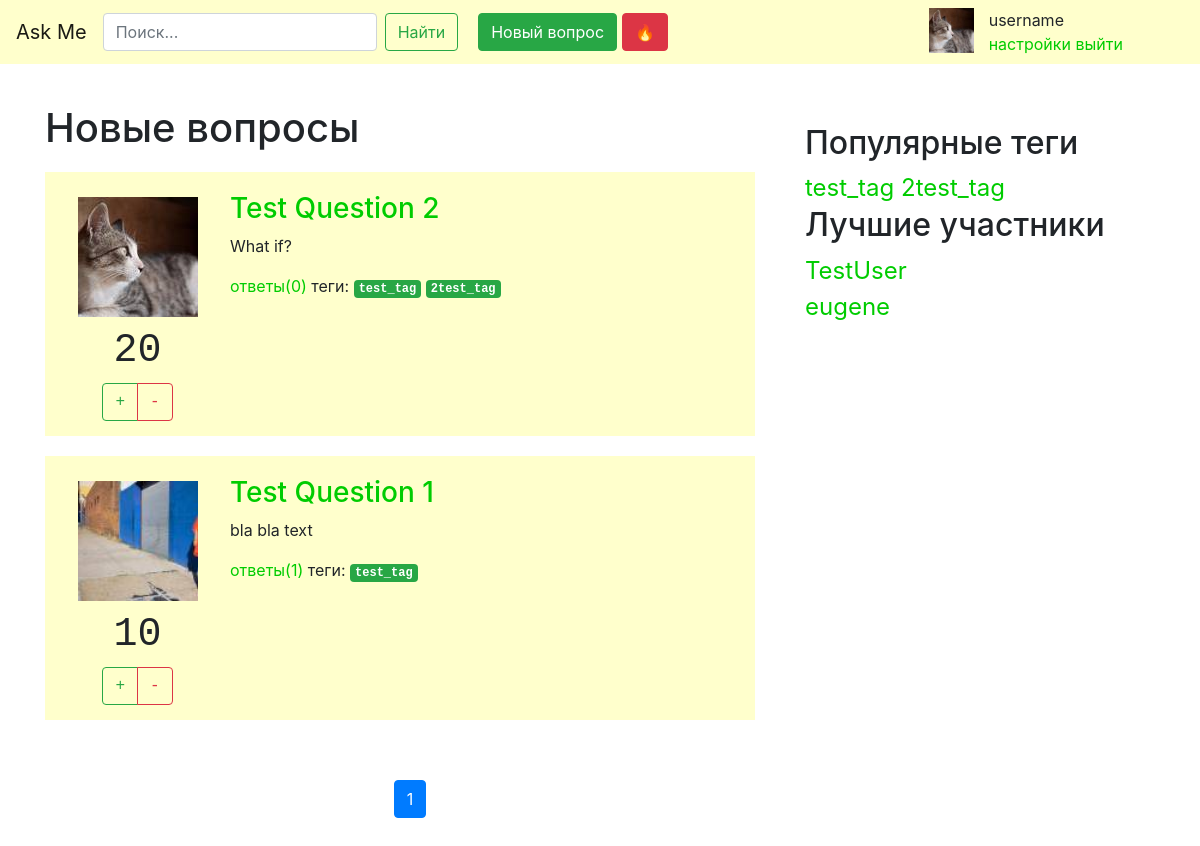
Before: /?page=2 with the older database file.
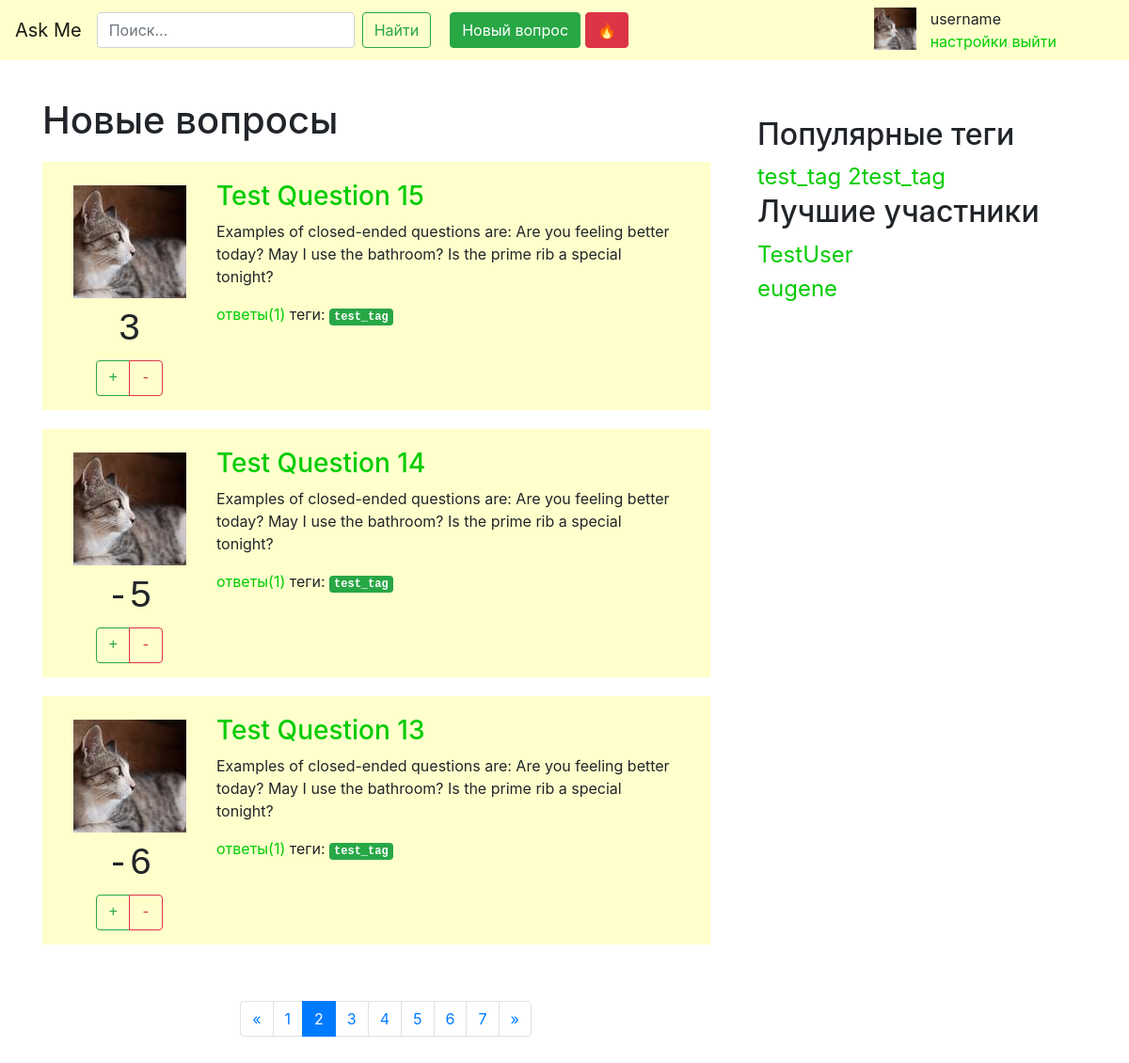
After: the same page with the newer database file.
### questions/models.py (models this page shows, shortened)
class Question(models.Model):
	author = models.ForeignKey(User, on_delete=models.CASCADE)
	title = models.CharField(max_length=120)
	text = models.TextField(max_length=500)
	rating = models.IntegerField(default=0)
	date = models.DateTimeField()
	tags = models.ManyToManyField(Tag)
	objects = QuestionManager()

class Profile(models.Model):
	nickname = models.CharField(max_length=20)
	avatar = models.ImageField()
	date = models.DateTimeField()
	rating = models.IntegerField(default=0)
	user = models.OneToOneField(
        User,
        on_delete=models.CASCADE,
    )

class Tag(models.Model):
	word = models.CharField(max_length=20)

class Answer(models.Model):
	author = models.ForeignKey(User, on_delete=models.CASCADE)
	text = models.TextField(max_length=500)
	rating = models.IntegerField(default=0)
	correct = models.BooleanField(default=False)
	date = models.DateTimeField()
	question = models.ForeignKey(Question, blank=True, null=True, on_delete=models.CASCADE)

### questions/views.py (the view)
# urls.py: path('', views.index, name='index'),
def index(request):
	questions = Question.objects.sort_date()
	questions = paginate(questions, request)
	context = {'questions': questions}
	return render(request, "index.html", context)

### questions/models.py (called while the page is built)
	def sort_date(self):
		result_list = Question.objects.order_by('-date')
		return result_list

### questions/templatetags/question_extras.py (called while the page is built)
@register.inclusion_tag('subtemplates/popular_tags.html')
def show_popular_tags():
	tags = Tag.objects.all()[:10]
	return {'tags': tags}

@register.inclusion_tag('subtemplates/best_users.html')
def show_best_users():
	profiles = Profile.objects.order_by('-rating')[:5]
	return {'profiles': profiles}

### questions/views.py (called while the page is built)
def paginate(objects_list, request):
    paginator = Paginator(objects_list, 3)
    objects_page = request.GET.get('page')
    if not objects_page or not objects_page.isdigit() or (int(objects_page) < 1) or (int(objects_page) > paginator.num_pages):
    		objects_page = 1
    objects_list = paginator.get_page(objects_page)
    return objects_list

### templates/index.html
{% extends "base.html" %}
{% load static %}
{% block content %}
<div class="title">
  <h1>Новые вопросы</h1>
</div>
{% if questions %}
    {% for question in questions %}
      <div class="row question-list-item">
      {% include "subtemplates/question_body.html" %}
      </div>
    {% endfor %}
{% else %}
    <p>No questions are available.</p>
{% endif %}
{% include "subtemplates/paginator.html" %}
{% endblock %}

### templates/base.html (shortened to what this page needs)
{% load static %}
<!doctype html>
<html lang="en">
<head>
  <LINK href="{% static "css/bootstrap.min.css" %}" rel="stylesheet" type="text/css">
  <LINK href="{% static "css/myquestions.css" %}" rel="stylesheet" type="text/css">
</head>
<body>
  <header>
    {% include "subtemplates/navbar.html" %}
  </header>
  <div class="container">
    <div class="row">
      <div class="col-md-8">
        {% block content %}
        {% endblock %}
      </div>
      {% include "subtemplates/sidebar.html" %}
    </div>
  </div>
</body>
</html>

### templates/subtemplates/navbar.html (shortened to what this page needs)
{% load static %}
<nav class="navbar navbar-expand-md navbar-light" style="background-color: #ffffcc;">
  <a class="navbar-brand" href="/">Ask Me</a>
  <div class="collapse navbar-collapse" id="navbarCollapse">
    <form class="form-inline mt-2 mt-md-0">
      <input class="form-control mr-sm-2" type="text" placeholder="Поиск..." aria-label="Поиск">
      <button class="btn btn-outline-success my-2 my-sm-0" type="submit">Найти</button>
    </form>
    <a class="btn btn-success my-2 my-sm-0" href="{% url 'ask' %}" role="button" style="margin-left: 20px">Новый вопрос</a>
    <a href="{% url 'hot' %}" class="btn btn-danger my-2 my-sm-0" style="margin-left: 5px">🔥</a>
    <div class="col">
    </div>
    <div class="col-md-3">
      {% include "subtemplates/bar_logged.html" %}
    </div>
  </div>
</nav>

### templates/subtemplates/bar_logged.html
{% load static %}
<div class="row nopadding">
  <div class="col-md-auto nopadding" style="margin-bottom: 0px"><img src="{% static "img/lorem.jpg" %}" alt="123" width=45px height=45px display:block></img></div>
  <div class="col">username <br>
  <a href="{% url 'settings' %}">настройки</a>
  <a href="">выйти</a></div>
</div>

### templates/subtemplates/question_body.html (shortened to what this page needs)
{% load static %}
  <div class="col-md-3" style="padding-left: 0px; font-family: monospace">
   <div class="container centered" style="padding-top: 10px; text-align: center">
     <div class="row">
      <div class="thumbnail">
        <img src="{{ question.author.profile.avatar.url }}" alt="123" height="100%"></img>
      </div>
     </div>
    <div class="row nopadding" style="padding-bottom: 10px"></div>
    <div class="col">
      <h1>{{ question.rating }}</h1>
    </div>
    <div class="col">
      <div class="btn-group" role="group" aria-label="likes">
        <button type="button" class="btn btn-outline-success">+</button>
        <button type="button" class="btn btn-outline-danger">-</button>
      </div>
    </div>
    </div>
  </div>
<div class="col-md-9 question-padding">
  <h3><a href="{% url 'question' question_id=question.id %}">{{ question.title }}</a></h3>
  <p>{{ question.text }}</p>
  <a href="{% url 'question' question_id=question.id %}">ответы({{ question.answer_set.all|length }})</a>
  теги:
   {% for tag in question.tags.all %}
  <span class="badge badge-success asktag">
    <a href="{% url 'tag' search_tag=tag.word %}">
      {{ tag.word }}
    </a>
  </span>
  {% endfor %}
</div>

### templates/subtemplates/paginator.html (shortened to what this page needs)
<nav aria-label="...">
  <ul class="pagination justify-content-center mypages">
    {% if questions.has_previous %}
    <li class="page-item">
    <a class="page-link" href="?page={{ questions.previous_page_number }}" aria-label="Previous">
    <span aria-hidden="true">&laquo;</span>
    </a>
    </li>
    {% endif %}
    {% for i in questions.paginator.page_range %}
    {% if i == questions.number %}
    <li class="page-item active"><a class="page-link" href="?page={{ i }}">{{ i }}</a></li>
    {% else %}
    <li class="page-item"><a class="page-link" href="?page={{ i }}">{{ i }}</a></li>
    {% endif %}
    {% endfor %}
    {% if questions.has_next %}
    <li class="page-item">
    <a class="page-link" href="?page={{ questions.next_page_number }}" aria-label="Next">
    <span aria-hidden="true">&raquo;</span>
    </a>
    </li>
    {% endif %}
  </ul>
</nav>

### templates/subtemplates/sidebar.html
{% load static %}
{% load question_extras %}
        <div class="col-md-4 mytags">
          <h2>Популярные теги</h2>
          {% show_popular_tags %}
          <h2>Лучшие участники</h2>
          {% show_best_users %}
      </div>

### templates/subtemplates/popular_tags.html
{% for cur_tag in tags %}
<a href="{% url 'tag' search_tag=cur_tag.word %}">{{ cur_tag.word }}</a>
{% endfor %}

### templates/subtemplates/best_users.html
{% for profile in profiles %}
<a href="">{{ profile.nickname }}</a><br>
{% endfor %}

### static/css/myquestions.css (style rules this page uses)
html { position: relative; min-height: 100%; }
body { margin-bottom: 60px; }
a { color: #00cc00; transition: 0.1s linear; }
body > .container { padding: 40px 15px 0; }
.centered { text-align: center; }
.nopadding { padding: 0px 0px 0; margin: 0px 0px 0; }
.question-list-item { margin-top: 20px; background-color: #ffffcc; padding: 15px; margin-left: 0px; margin-right: 20px; }
.mytags { padding-top: 20px; font-size: 1.5rem; }
.asktag { padding-left: 5px; padding-right: 5px; font-weight: 600; font-family: monospace; }
span.asktag > a { color:#ffffff; }
.mypages { padding-top: 60px; }
.question-padding { padding-left: 0px; padding-top: 5px; }
.thumbnail { width: 120px; height: 120px; display:block; margin:auto; }

Changed rows visible on the page:
no longer on this page (row unchanged): Question: author.profile.avatar (picture), rating "20", title "Test Question 2", text "What if?", answer_set.all|length "0", Tag (word "test_tag"), Tag (word "2test_tag")
no longer on this page (row unchanged): Question: author.profile.avatar (picture), rating "10", title "Test Question 1", text "bla bla text", answer_set.all|length "1", Tag (word "test_tag")
added Question: author.profile.avatar (picture), rating "3", title "Test Question 15", text "Examples of closed-ended questions are: Are you feeling better today? May I use the bathroom? Is the prime rib a special tonight?", answer_set.all|length "1", Tag (word "test_tag")
added Question: author.profile.avatar (picture), rating "-5", title "Test Question 14", text "Examples of closed-ended questions are: Are you feeling better today? May I use the bathroom? Is the prime rib a special tonight?", answer_set.all|length "1", Tag (word "test_tag")
added Question: author.profile.avatar (picture), rating "-6", title "Test Question 13", text "Examples of closed-ended questions are: Are you feeling better today? May I use the bathroom? Is the prime rib a special tonight?", answer_set.all|length "1", Tag (word "test_tag")
Other visible differences:
list line gone: "1"
new list line: "1"
new list line: "2"
new list line: "3"
new list line: "4"
new list line: "5"
new list line: "6"
new list line: "7"
